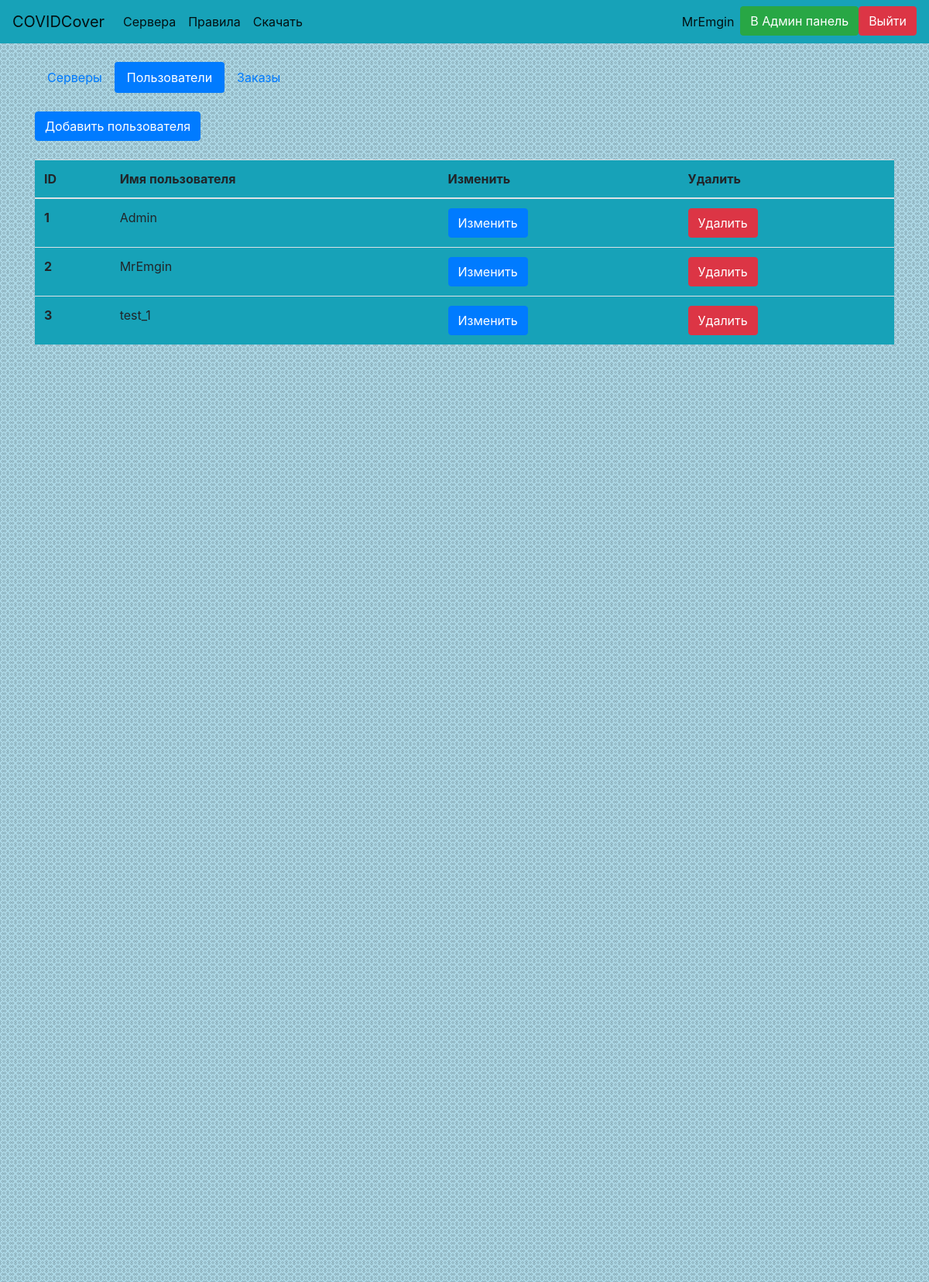
The app's page /admin/users (signed in), older data.
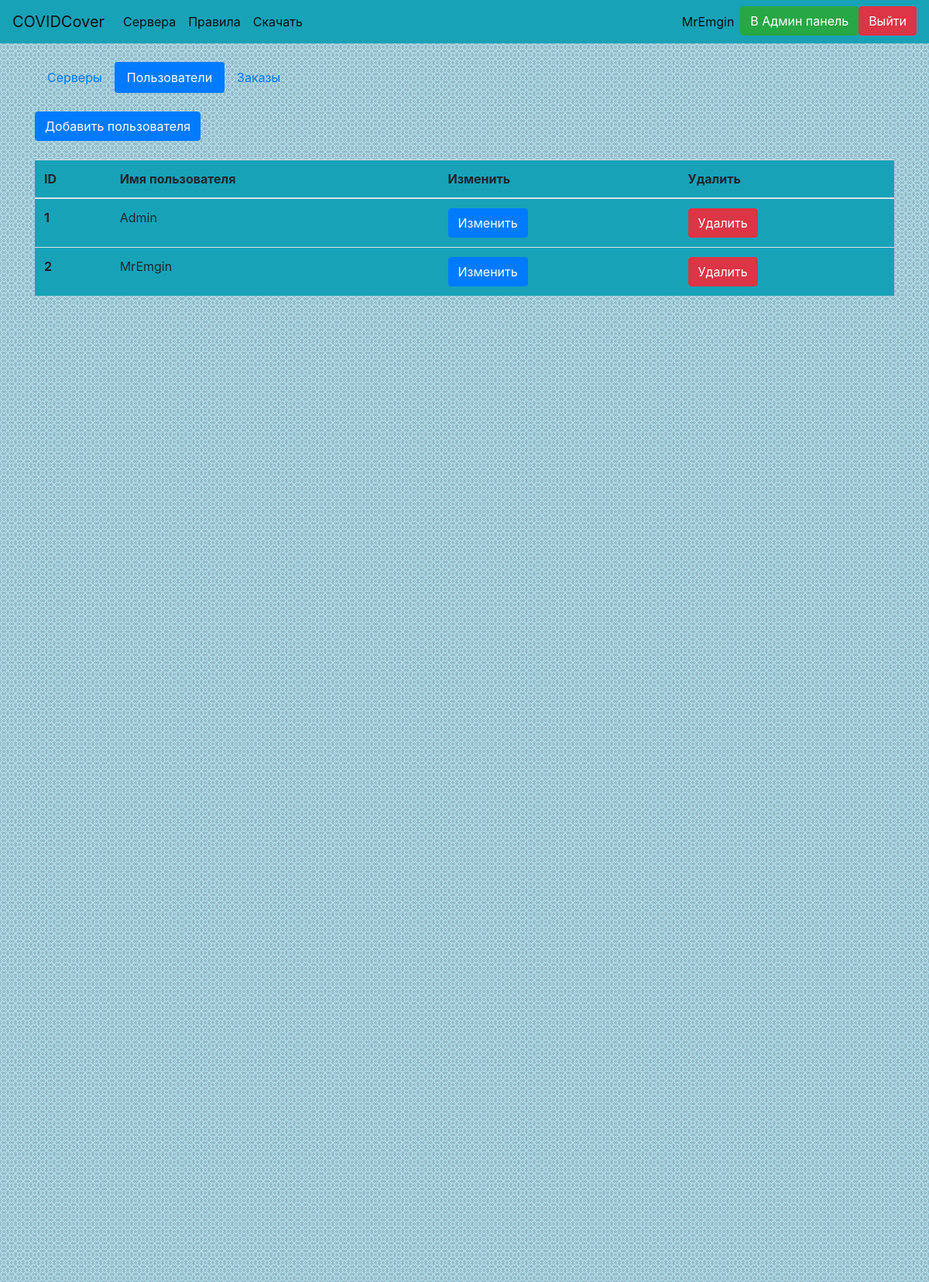
The same page, newer data.
### website/data/user.py (models this page shows, shortened)
class User(SqlAlchemyBase, UserMixin, SerializerMixin):
    __tablename__ = 'users'
    id = Column(Integer, primary_key=True, autoincrement=True, unique=True)
    email = Column(String, unique=True)
    username = Column(String, unique=True)
    hashed_password = Column(String, unique=False)
    token = Column(String, default=lambda: str(uuid4()), unique=True)
    privilege = Column(Integer, ForeignKey('privileges.id'), default=2, unique=False)
    order = relation('Order', back_populates='user')
    privilege_obj = relation('Privilege')
    score = Column(Integer, default=0, unique=False)
    role = Column(String, unique=False, nullable=True)

### website/admin_panel.py (the view)
@bp.route('/admin/users')
def admin_users():
    if not current_user.is_authenticated or not current_user.privilege_obj.admin:
        abort(404)
    session = create_session()
    users = session.query(User).all()
    return render_template('ad_users.html', title='Пользователи', users=users)

### website/data/db_session.py (called while the page is built)
def create_session():
    global __factory
    return __factory()

### website/main.py (called while the page is built)
@login_manager.user_loader
def load_user(user_id):
    session = create_session()
    return session.query(User).get(user_id)

### website/templates/ad_users.html
{% extends 'base.html'%}
{% block body %}
<ul class="nav nav-pills">
  <li class="nav-item">
    <a class="nav-link" href="/admin">Серверы</a>
  </li>
  <li class="nav-item">
    <a class="nav-link active" href="/admin/users">Пользователи</a>
  </li>
  <li class="nav-item">
    <a class="nav-link" href="/admin/orders">Заказы</a>
  </li>
</ul>
<br><a href="/admin/users/add" class="btn btn-primary">Добавить пользователя</a><br><br>
<div>
    <table class="table bg-info">
        <thead>
            <tr>
                <th scope="col">ID</th>
                <th scope="col">Имя пользователя</th>
                <th scope="col">Изменить</th>
                <th scope="col">Удалить</th>
            </tr>
        </thead>
    <tbody>
        {% for user in users %}
        <tr>
            <th scope="row">{{ user.id }}</th>
            <td>{{ user.username }}</td>
            <td>
                <a class="btn btn-primary" href="/admin/users/edit?user={{ user.token }}">Изменить</a>
            </td>
            <td>
                <a class="btn btn-danger" href="/admin/users/delete?user={{ user.token }}">Удалить</a>
            </td>
        </tr>
        {% endfor %}
    </tbody>
    </table>
</div>
{% endblock %}

### website/templates/base.html (shortened to what this page needs)
<!DOCTYPE html>
<html lang="ru">
<head>
    <link rel="stylesheet" href="https://stackpath.bootstrapcdn.com/bootstrap/4.4.1/css/bootstrap.min.css">
    <link rel="stylesheet" href="/static/css/styles.css">
</head>
<body>
    <header>
<nav class="navbar navbar-expand-lg navbar-light bg-info">
  <a class="navbar-brand" href="/">COVIDCover</a>
  <div class="collapse navbar-collapse" id="navbarSupportedContent">
    <ul class="navbar-nav mr-auto">
      <li class="nav-item active">
        <a class="nav-link" href="/monitor_servers">Сервера</a>
      </li>
<li class="nav-item active">
        <a class="nav-link" href="/rules" role="button">Правила</a>
      </li>
        <li class="nav-item active">
            <a class="nav-link" href="/static/installer.exe">Скачать</a>
        </li>
    </ul>
    <ul class="navbar-nav">
    {% if current_user.is_authenticated %}
      <li class="nav-item active">
          <a class="nav-link disabled" href="/logout">{{ current_user.username }}</a>
      </li>
        {% if current_user.privilege == 1 %}
        <li class="nav-item active">
            <a class="btn btn-success" href="/admin">В Админ панель</a>
        </li>
        {% endif %}
        <li class="nav-item active">
          <a class="btn btn-danger" href="/logout">Выйти</a>
      </li>
          {% else %}
        <li class="nav-item">
            <a class="btn btn-primary " href="/register">Зарегистрироваться</a>
            <a class="btn btn-success" href="/login">Войти</a>
        </li>
    {% endif %}
    </ul>
  </div>
</nav>
    </header>
    <div class="bg">
    <main role="main" class="container">
        <br>
        {% block body %}{% endblock %}
    </main>
    </div>
</body>
</html>

### website/static/css/styles.css (style rules this page uses)
body, html { height: 100%; }
.bg { background-image: url("/static/img/fon.png"); height: 200%; background-position: center; background-repeat: repeat; }

Row changes from the older to the newer data that the page shows:
removed User: id "3", username "test_1"
